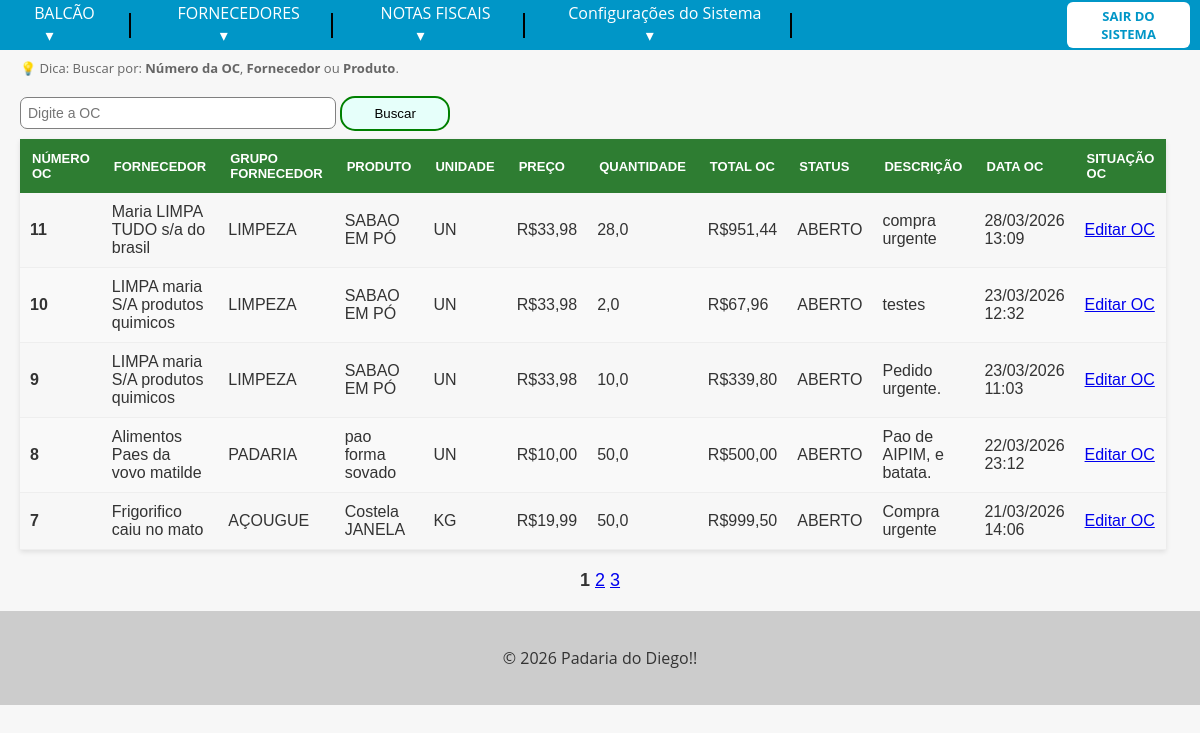
The page /listar_ordens/ (signed in) on the database its author committed.
### fornecedores/models.py (models this page shows, shortened)
class OrdemCompra(models.Model):
    STATUS_CHOICES = [
        ("ABERTO", 'ABERTO'),
        ("FECHADO", 'FECHADO'),
        ("CANCELADO", 'CANCELADO'),
    ]
    numero_oc = models.PositiveIntegerField(unique=True, editable=False, verbose_name="Número Ordem de Compra")
    fornecedores = models.ForeignKey(Fornecedores, on_delete=models.PROTECT, verbose_name="Fornecedor")
    grupo_fornec = models.CharField(max_length=20, null=True, blank=True, editable=False, verbose_name="Grupo do Fornecedor")
    produto = models.ForeignKey(Produtos, on_delete=models.PROTECT, verbose_name="Nome Produto")
    unidade = models.CharField(max_length=10, null=True, blank=True, editable=False)
    preco_produto = models.DecimalField(max_digits=10, decimal_places=2, null=True, blank=True, editable=False, verbose_name="Preço produto")
    quantidade = models.FloatField(verbose_name="Quantidade")
    total_oc = models.DecimalField(max_digits=10, decimal_places=2, null=True, blank=True, editable=False, verbose_name="Total da OC.")
    status = models.CharField(max_length=20, choices=STATUS_CHOICES, default="ABERTO", verbose_name="Status da OC.")
    descricao = models.TextField(null=True, blank=True, verbose_name="Descriçao")
    data_oc = models.DateTimeField(auto_now_add=True, verbose_name="Data da Ordem de Compra")

class Fornecedores(models.Model):
    nome_fornecedor = models.CharField(max_length=200, verbose_name="Razão social")
    cnpj = models.CharField(max_length=18, unique=True, verbose_name="CNPJ")
    telefone = models.CharField(max_length=20, verbose_name="Telefone")
    email = models.EmailField(unique=True, verbose_name="E-mail de contato")
    grupo_fornecedor = models.ForeignKey(GrupoFornecedor, on_delete=models.PROTECT, verbose_name="Grupo fornecedor")
    foto_grupo_fornecedor = models.ImageField(upload_to="fornecedores/", blank=True, null=True, verbose_name="Foto Grupo de fornecedor")
    descricao = models.TextField(blank=True, null=True, verbose_name="Descrição fornecedor")
    data_criacao = models.DateTimeField(auto_now_add=True, verbose_name="Data da Criação")
    ultima_alteracao = models.DateTimeField(auto_now=True, verbose_name="Ultima Alteração")
    def __str__(self):
        return self.nome_fornecedor

### balcao/models.py (models this page shows)
class Produtos(models.Model):
    id = models.AutoField(primary_key=True)
    nome_produto = models.CharField(max_length=100)
    tipo_produto = models.ForeignKey(UnidadeProduto, on_delete=models.PROTECT)
    preco = models.DecimalField(max_digits=10, decimal_places=2, verbose_name="Preço")
    estoque = models.FloatField(default=0, verbose_name="Estoque Atual")
    data_criacao = models.DateTimeField(auto_now_add=True, verbose_name="Data da Criação")
    ultima_alteracao = models.DateTimeField(auto_now=True, verbose_name="Ultima Alteração")
    def __str__(self):
        return self.nome_produto

### fornecedores/views.py (the view)
# urls.py: path("listar_ordens/", listar_ordem_compra, name="listar_ordens_compra"),
def listar_ordem_compra(request):
    ordens_compra = OrdemCompra.objects.select_related("fornecedores", "produto")
    buscar = request.GET.get("busca")
    if buscar:
        ordens_compra = ordens_compra.filter(
            Q(numero_oc__icontains=buscar) |
            Q(fornecedores__nome_fornecedor__icontains=buscar) |
            Q(produto__nome_produto__icontains=buscar)
        )
    ordens_compra = ordens_compra.order_by("-data_oc")
    paginator = Paginator(ordens_compra, 5)
    page_number = request.GET.get("page")
    page_obj = paginator.get_page(page_number)
    return render(
        request,
        "lista_ordem_compra.html",
        {"ordens_compra": page_obj},
    )

### fornecedores/templates/lista_ordem_compra.html (shortened to what this page needs)
{% extends "base.html" %}
{% block content %}
    <form method="GET">
        <div style="margin-left: 20px; margin-top: 9px; font-size: 13px; color: #666; ">
            💡 Dica: Buscar por: <strong>Número da OC</strong>, <strong>Fornecedor</strong> ou <strong>Produto</strong>.
        </div>
        <input type="text" class="input-busca" name="busca" placeholder="Digite a OC" autofocus>
        <button type="submit" class="btn-busca">Buscar</button>
    </form>
    {% if ordens_compra %}
        <table class="tabela-relatorio">
            <thead>
                <tr>
                    <th>Número OC</th>
                    <th>Fornecedor</th>
                    <th>Grupo Fornecedor</th>
                    <th>produto</th>
                    <th>Unidade</th>
                    <th>Preço</th>
                    <th>Quantidade</th>
                    <th>Total OC</th>
                    <th>Status</th>
                    <th>Descrição</th>
                    <th>Data OC</th>
                    <th>Situação OC</th>
                </tr>
            </thead>
            <tbody>
                {% for oc in ordens_compra %}
                <tr>
                    <td><strong>{{oc.numero_oc}}</strong></td>
                    <td>{{oc.fornecedores|default:'-'}}</td>
                    <td>{{oc.grupo_fornec|default:'-'}}</td>
                    <td>{{oc.produto|default:'-'}}</td>
                    <td>{{oc.unidade|default:'-'}}</td>
                    <td>R${{oc.preco_produto|floatformat:2|default:'-'}}</td>
                    <td>{{oc.quantidade|default:'-'}}</td>
                    <td>R${{oc.total_oc|floatformat:2|default:'-'}}</td>
                    <td>{{oc.status|default:'-'}}</td>
                    <td>{{oc.descricao|default:'-'}}</td>
                    <td>{{oc.data_oc|date:"d/m/Y H:i"}}</td>
                    <td>
                        {% if oc.status == "ABERTO" %}
                        <a href="{% url 'ordem_compra' %}?id={{ oc.id }}" class="btn-editar">
                            Editar OC
                        </a>
                        {% else %}
                            <span style="color: gray; font-style: italic;">OC Congelada</span>
                        {% endif %}
                    </td>
                </tr>
                {% endfor %}
            </tbody>
        </table>
        <div class="paginacao" style="font-size: 18px; margin: 20px 0; text-align: center; font-family: Arial, sans-serif;">
            {% for num in ordens_compra.paginator.page_range %}
                {% if ordens_compra.number == num %}
                    <strong>{{ num }}</strong>
                {% else %}
                    <a href="?page={{ num }}">{{ num }}</a>
                {% endif %}
            {% endfor %}
        </div>
    {% else %}
        <p style="margin-left: 20px; color: black;">Nenhum dado encontrado!</p>
    {% endif %}
{% endblock %}

### app/templates/base.html (style rules this page uses)
body { font-family: 'Open Sans', sans-serif; background-color: #f7f7f7; color: #333; margin: 0; padding: 0; }
.input-busca { margin-top: 20px; margin-left: 20px; width: 300px; padding: 7px; margin-bottom: 10px; border: 1px solid gray; border-radius: 7px; font-size: 14px; font-family: Arial, sans-serif; }
.btn-busca { width: 110px; height: 35px; border: 2px solid green; border-radius: 15px; background-color: #e6fffa; cursor: pointer; transition: 0.3s; }

### fornecedores/templates/lista_ordem_compra.html (style rules this page uses)
.tabela-relatorio { width: 95%; margin-left: 20px; border-collapse: collapse; font-family: Arial, sans-serif; box-shadow: 0 2px 5px rgba(0,0,0,0.1); }
.tabela-relatorio th { background-color: #2e7d32; color: white; text-align: left; padding: 12px; text-transform: uppercase; font-size: 13px; }
.tabela-relatorio td { padding: 10px; border-bottom: 1px solid #eee; color: #333; }
.tabela-relatorio tr:nth-child(even) { background-color: #f9f9f9; }

### rows shown on the page
OrdemCompra: numero_oc "11", fornecedores "Maria LIMPA TUDO s/a do brasil", grupo_fornec "LIMPEZA", produto "SABAO EM PÓ", unidade "UN", preco_produto "33,98", quantidade "28,0", total_oc "951,44", status "ABERTO", descricao "compra urgente", data_oc "28/03/2026 13:09"
OrdemCompra: numero_oc "10", fornecedores "LIMPA maria S/A produtos quimicos", grupo_fornec "LIMPEZA", produto "SABAO EM PÓ", unidade "UN", preco_produto "33,98", quantidade "2,0", total_oc "67,96", status "ABERTO", descricao "testes", data_oc "23/03/2026 12:32"
OrdemCompra: numero_oc "9", fornecedores "LIMPA maria S/A produtos quimicos", grupo_fornec "LIMPEZA", produto "SABAO EM PÓ", unidade "UN", preco_produto "33,98", quantidade "10,0", total_oc "339,80", status "ABERTO", descricao "Pedido urgente.", data_oc "23/03/2026 11:03"
OrdemCompra: numero_oc "8", fornecedores "Alimentos Paes da vovo matilde", grupo_fornec "PADARIA", produto "pao forma sovado", unidade "UN", preco_produto "10,00", quantidade "50,0", total_oc "500,00", status "ABERTO", descricao "Pao de AIPIM, e batata.", data_oc "22/03/2026 23:12"
OrdemCompra: numero_oc "7", fornecedores "Frigorifico caiu no mato", grupo_fornec "AÇOUGUE", produto "Costela JANELA", unidade "KG", preco_produto "19,99", quantidade "50,0", total_oc "999,50", status "ABERTO", descricao "Compra urgente", data_oc "21/03/2026 14:06"

### other values the page prints
{{ num }} "1"
{{ num }} "2" "3"
